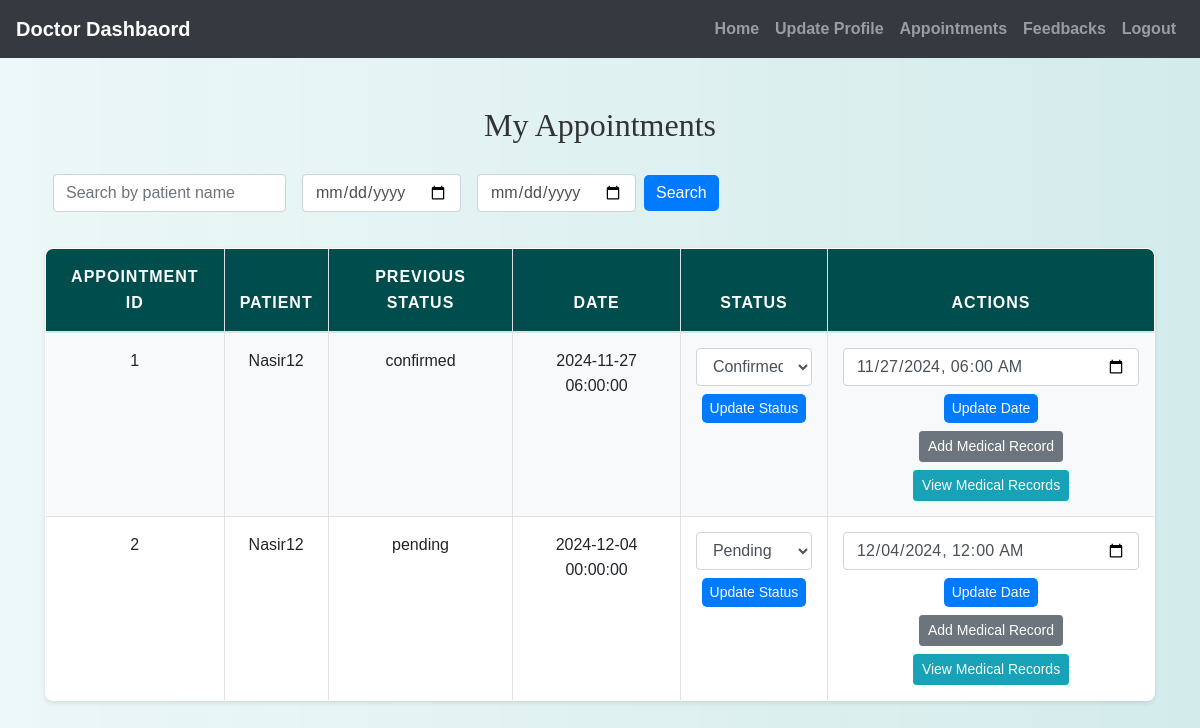
The app's page /doctor/view_appointments.php (signed in) with its own data.
### tables this page shows
CREATE TABLE `appointments` (
  `appointment_id` int(11) NOT NULL,
  `patient_id` int(11) DEFAULT NULL,
  `doctor_id` int(11) DEFAULT NULL,
  `appointment_date` datetime DEFAULT NULL,
  `status` enum('pending','confirmed','completed','cancelled') DEFAULT 'pending',
  `created_at` timestamp NOT NULL DEFAULT current_timestamp(),
  `updated_at` timestamp NOT NULL DEFAULT current_timestamp() ON UPDATE current_timestamp()
);

CREATE TABLE `users` (
  `id` int(11) NOT NULL,
  `username` varchar(50) NOT NULL,
  `first_name` varchar(100) NOT NULL,
  `last_name` varchar(100) NOT NULL,
  `password` varchar(255) NOT NULL,
  `email` varchar(100) NOT NULL,
  `phone` varchar(20) NOT NULL,
  `mobile` varchar(15) NOT NULL,
  `cnic` varchar(20) NOT NULL,
  `state` varchar(100) NOT NULL,
  `city` varchar(100) NOT NULL,
  `age` int(11) DEFAULT NULL
);

### doctor/view_appointments.php (the view, shortened to what this page needs)
<?php
include('config.php');
$search_patient_name = $from_date = $to_date = "";
$doctor_id = $_SESSION["doctor_id"];
$sql = "SELECT appointments.appointment_id, appointments.appointment_date, appointments.status, users.username AS patient_name, appointments.patient_id
        FROM appointments
        INNER JOIN users ON appointments.patient_id = users.id
        WHERE doctor_id = ?";
$stmt = mysqli_prepare($conn, $sql);
if (!empty($search_patient_name) && !empty($from_date) && !empty($to_date)) {
    $search_patient_name = "%" . $search_patient_name . "%";
    mysqli_stmt_bind_param($stmt, "isss", $doctor_id, $search_patient_name, $from_date, $to_date);
} elseif (!empty($search_patient_name)) {
    $search_patient_name = "%" . $search_patient_name . "%";
    mysqli_stmt_bind_param($stmt, "is", $doctor_id, $search_patient_name);
} elseif (!empty($from_date) && !empty($to_date)) {
    mysqli_stmt_bind_param($stmt, "iss", $doctor_id, $from_date, $to_date);
} else {
    mysqli_stmt_bind_param($stmt, "i", $doctor_id);
}
mysqli_stmt_execute($stmt);
$result = mysqli_stmt_get_result($stmt);
?>
<!DOCTYPE html>
<html>
<head>
    <link rel="stylesheet" href="https://maxcdn.bootstrapcdn.com/bootstrap/4.5.2/css/bootstrap.min.css">
    <link rel="stylesheet" href="../css/style.css">
</head>
<body>
<?php include('navbar.php'); ?>
<div class="container mt-5">
    <h2 class="text-center">My Appointments</h2>
    <form method="get" action="<?php echo htmlspecialchars($_SERVER["PHP_SELF"]); ?>" class="form-inline mb-3">
        <div class="form-group mx-sm-2">
            <input type="text" name="search_patient_name" class="form-control" placeholder="Search by patient name" value="<?php echo htmlspecialchars($search_patient_name); ?>">
        </div>
        <div class="form-group mx-sm-2">
            <input type="date" name="from_date" class="form-control" value="<?php echo htmlspecialchars($from_date); ?>">
        </div>
        <div class="form-group mx-sm-2">
            <input type="date" name="to_date" class="form-control" value="<?php echo htmlspecialchars($to_date); ?>">
        </div>
        <button type="submit" class="btn btn-primary">Search</button>
    </form>
    <div class="row">
        <div class="col-md-12">
            <table class="table table-bordered">
                <thead>
                    <tr>
                        <th>Appointment ID</th>
                        <th>Patient</th>
                        <th>Previous Status</th>
                        <th>Date</th>
                        <th>Status</th>
                        <th>Actions</th>
                    </tr>
                </thead>
                <tbody>
                    <?php while ($row = mysqli_fetch_assoc($result)): ?>
                        <tr>
                            <td><?php echo htmlspecialchars($row['appointment_id']); ?></td>
                            <td><?php echo htmlspecialchars($row['patient_name']); ?></td>
                            <td><?php echo htmlspecialchars($row['status']); ?></td>
                            <td><?php echo htmlspecialchars($row['appointment_date']); ?></td>
                            <td>
                                <form action="<?php echo htmlspecialchars($_SERVER["PHP_SELF"]); ?>" method="post">
                                    <select name="status" class="form-control" required>
                                        <option value="pending" <?php echo $row['status'] == 'pending' ? 'selected' : ''; ?>>Pending</option>
                                        <option value="confirmed" <?php echo $row['status'] == 'confirmed' ? 'selected' : ''; ?>>Confirmed</option>
                                    </select>
                                    <button type="submit" name="update_status" class="btn btn-primary btn-sm mt-2">Update Status</button>
                                </form>
                            </td>
                            <td>
                                <form action="<?php echo htmlspecialchars($_SERVER["PHP_SELF"]); ?>" method="post">
                                    <input type="datetime-local" name="appointment_date" class="form-control"
                                           value="<?php echo date('Y-m-d\TH:i', strtotime($row['appointment_date'])); ?>"
                                           min="<?php echo date('Y-m-d\TH:i'); ?>" required>
                                    <button type="submit" name="update_date" class="btn btn-primary btn-sm mt-2">Update Date</button>
                                </form>
                                <a href="add_medical_record.php?patient_id=<?php echo $row['patient_id']; ?>&appointment_id=<?php echo $row['appointment_id']; ?>" class="btn btn-secondary btn-sm mt-2">Add Medical Record</a>
                                <a href="view_medical_records.php?patient_id=<?php echo $row['patient_id']; ?>" class="btn btn-info btn-sm mt-2">View Medical Records</a>
                            </td>
                        </tr>
                    <?php endwhile; ?>
                </tbody>
            </table>
        </div>
    </div>
</div>
</body>
</html>

### css/style.css (style rules this page uses)
body { background: linear-gradient(90deg, rgba(233, 246, 246, 0.831), rgba(207, 233, 233, 0.9)); font-family: 'Arial', sans-serif; color: #333; line-height: 1.6; }
h1, h2, h3, h4 { text-align: center; margin-top: 30px; margin-bottom: 30px; font-family: 'Georgia', serif; }
.container { margin-bottom: 40px; }
.table { width: 100%; border-collapse: collapse; margin-top: 20px; font-size: 16px; background-color: #ffffff; border-radius: 8px; overflow: hidden; box-shadow: 0 2px 4px rgba(0, 0, 0, 0.1); }
.table th, .table td { padding: 15px; border: 1px solid #dee2e6; text-align: center; }
.table thead th { background-color: #004d4d; color: white; font-weight: bold; text-transform: uppercase; letter-spacing: 1px; }
.table tbody tr:nth-child(odd) { background-color: #f8f9fa; }
.btn-primary { color: #fff; border: none; border-radius: 5px; cursor: pointer; transition: background-color 0.3s ease; }
a { color: #006666; text-decoration: none; font-weight: bold; }

### records on screen
appointments: appointment_id "1", patient.username "Nasir12", status "confirmed", appointment_date "2024-11-27 06:00:00", status "Confirmed", appointment_date "11/27/2024 06:00"
appointments: appointment_id "2", patient.username "Nasir12", status "pending", appointment_date "2024-12-04 00:00:00", status "Pending", appointment_date "12/04/2024 00:00"
